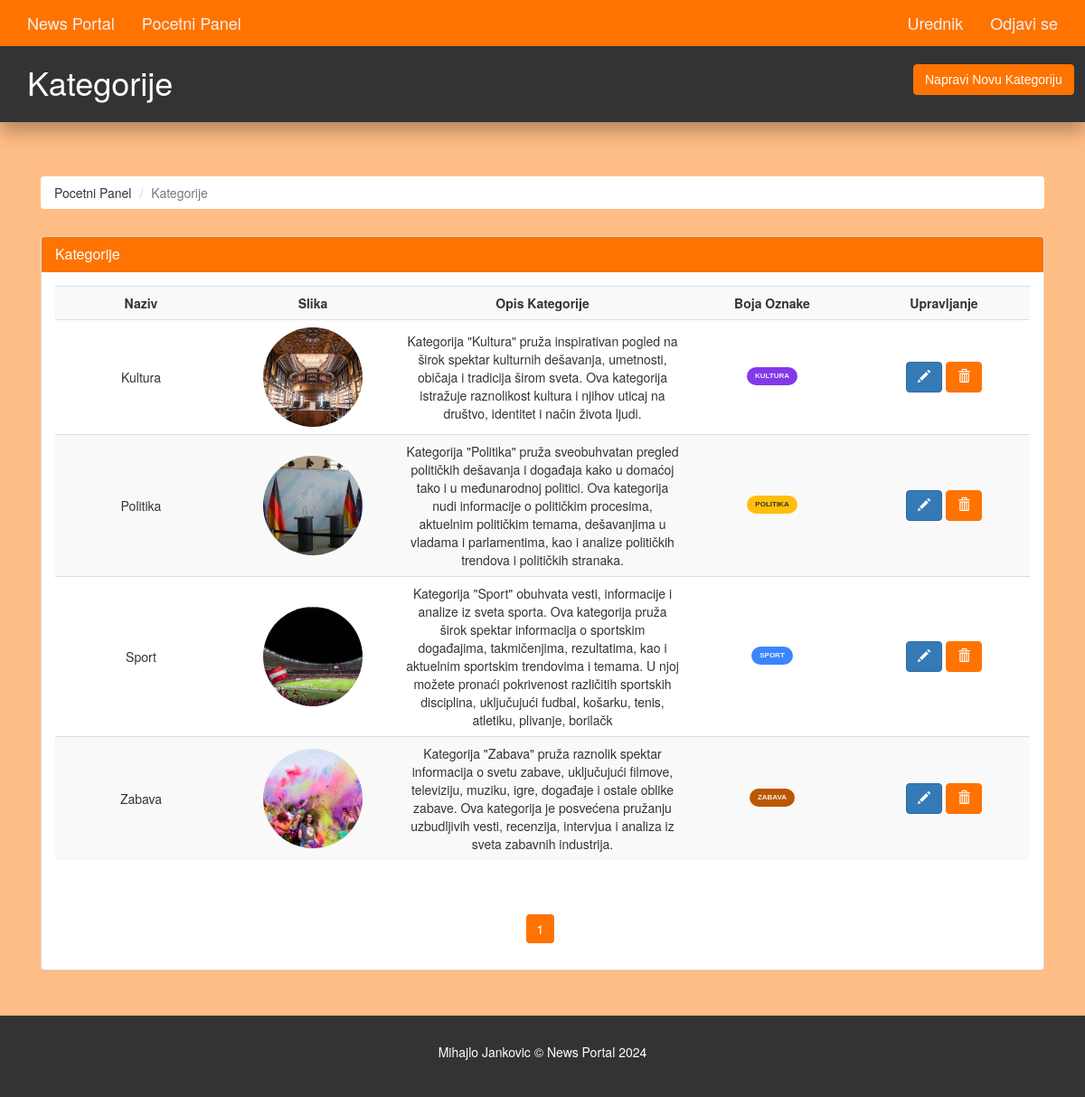
Screenshot of /admin/categories.php (signed in) with the database file from the repository.
### tables this page shows
CREATE TABLE `category` (
  `category_id` int(11) NOT NULL,
  `category_name` varchar(45) NOT NULL,
  `category_color` varchar(35) NOT NULL,
  `category_image` varchar(250) NOT NULL,
  `category_description` varchar(350) NOT NULL
);

### admin/categories.php (the view, shortened to what this page needs)
<?php
require('./includes/nav.inc.php');
?>
<section id="breadcrumb">
  <div class="container">
    <ol class="breadcrumb">
      <li><a href="./index.php">Pocetni Panel</a></li>
      <li class="active">Kategorije</li>
    </ol>
  </div>
</section>
<section id="main">
  <div class="container">
    <div class="col-md-12">
      <?php
        $limit = 5;
        if(isset($_GET['page'])) {
          $page = $_GET['page'];
        } else {
          $page = 1;
        }
        $offset = ($page - 1) * $limit;
        $sql = "SELECT *
                FROM category
                ORDER BY category_name ASC
                LIMIT {$offset},{$limit}";
        $result = mysqli_query($con, $sql);
        $row = mysqli_num_rows($result);
      ?>
      <div class="panel panel-default">
        <div class="panel-heading main-color-bg">
          <h3 class="panel-title">Kategorije</h3>
        </div>
        <div class="panel-body">
          <table class="table table-striped table-hover article-list">
            <tr>
              <th style="min-width: 80px; text-align:center">Naziv</th>
              <th style="min-width: 100px">Slika</th>
              <th style="min-width: 280px">Opis Kategorije</th>
              <th style="min-width: 20px">Boja Oznake</th>
              <th style="min-width: 20px">Upravljanje</th>
            </tr>
            <?php
                if($row > 0) {
                  while($data = mysqli_fetch_assoc($result)) {
                    $category_name = $data['category_name'];
                    $category_id = $data['category_id'];
                    $category_desc = $data['category_description'];
                    $category_image = $data['category_image'];
                    $category_color = $data['category_color'];
                    echo '
                      <tr>
                        <td style="text-align:center;">
                          '.$category_name.'
                        </td>
                        <td>
                          <img src="../assets/images/category/'.$category_image.'" />
                        </td>
                        <td>
                          '.$category_desc.'
                        </td>
                        <td>
                          <div class="tag '.$category_color.'">'.$category_name.'</div>
                        </td>
                        <td>
                          <a class="btn btn-primary" href="./edit-category.php?id='.$category_id.'">
                            <span class="glyphicon glyphicon-pencil"></span>
                          </a>
                          <a class="btn btn-danger" href="./delete-category.php?id='.$category_id.'">
                            <span class="glyphicon glyphicon-trash"></span>
                          </a>
                        </td>
                      </tr>
                    ';
                  }
                }
              ?>
          </table>
        </div>
        <div class="text-center">
          <ul class="pagination pg-red">
            <?php
              $paginationQuery = "SELECT * FROM category";
              $paginationResult = mysqli_query($con, $paginationQuery);
              if(mysqli_num_rows($paginationResult) > 0) {
                $total_categories = mysqli_num_rows($paginationResult);
                $total_page = ceil($total_categories / $limit);
                for($i = 1; $i <= $total_page; $i++) {
                  $active = "";
                  if($i == $page) {
                    $active = "active";
                  }
                  echo '<li class="page-item '.$active.'"><a href="./categories.php?page='.$i.'" class="page-link">'.$i.'</a></li>';
                }
              }
            ?>
          </ul>
        </div>
      </div>
    </div>
  </div>
</section>
<?php
  require('./includes/footer.inc.php')
?>

### assets/css/partials/4-component.css (style rules this page uses)
.container { width: 100%; padding-right: 15px; padding-left: 15px; margin-right: auto; margin-left: auto; }
.tag { display: inline-block; font-family: var(--ff-nunito); font-size: var(--ts-sml); font-weight: 800; text-transform: uppercase; color: var(--light-color); padding: 0.4rem 0.9rem; border-radius: 14px; margin-bottom: 0.5rem; }
.tag-yellow { color: var(--black-color); background: var(--tag-yellow-color); }
.tag-orange { background: var(--tag-orange-color); }
.tag-purple { background: var(--tag-purple-color); }
.tag-blue { background: var(--tag-blue-color); }
.btn { display: inline-block; border: none; background: var(--dark-color); color: #fff; text-decoration: none; font-family: var(--ff-nunito); padding: 0.5rem 0.75rem; border-radius: var(--border-radius); transition: all 200ms ease-in-out; }
.btn-primary { background: #ff7300; }
.pagination { display: inline-block; }
.pagination a { float: left; padding: 8px 16px; margin: 2px; transition: all 200ms ease-in-out; }

### assets/css/admin/style.css (style rules this page uses)
body { background: #ffbd86; }
.btn-danger { color: #fff; background-color: #ff7300; border-color: #ff7300; }
.main-color-bg { background-color: #ff7300 !important; border-color: #ff7300 !important; color: #ffffff !important; }
.breadcrumb { margin: 30px 15px; background: #fff; color: #333333; }
.breadcrumb a { color: #333333; }
.article-list td img { border-radius: 50%; object-fit: cover; height: 11rem; text-align: left; width: 11rem; }
.article-list td:not(:first-child), .article-list th:not(:first-child) { text-align: center; }
.article-list th, .article-list td { min-width: 190px; vertical-align: middle !important; }
.pagination>li>a, .pagination>li>span { border-radius: var(--border-radius); margin: 5px; border: none; color: #ff7300; cursor: pointer; }
.pagination>.active>a, .pagination>.active>a:focus, .pagination>.active>a:hover, .pagination>.active>span, .pagination>.active>span:focus, .pagination>.active>span:hover { z-index: 3; color: #fff; cursor: default; background-color: #ff7300; border-color: none; }
#main { min-height: 70.5vh; }

### assets/css/partials/1-variables.css (style rules this page uses)
:root { --primary-color: #ff7300; --secondary-color: #f99500; --light-color: #f1f1f1; --dark-color: #50514f; --black-color: #333333; --tag-trend-color: #fa163f; --tag-yellow-color: #ffbe0b; --tag-purple-color: #8338ec; --tag-blue-color: #3a86ff; --tag-green-color: #00ff73; --tag-orange-color: #bb5700; --tag-pink-color: #ff0a54; --tag-brown-color: #663f3f; --tag-red-color: #ff0000; --tag-black-color: #000000; --tag-dark-color: #000083; --tag-mint-color: #00e8d1; --hover-color: #ee4444; --active-color: #b90615; --ts-vs: 0.56rem; --ts-sml: 0.8rem; --ts-md: 1.1rem; --ts-lg: 1.25rem; --hs-vs: 1.3rem; --hs-sml: 2rem; --hs-md: 2.5rem; --hs-lg: 3rem; --ff-monts: "Montserrat", sans-serif; --ff-nunito: "Nunito Sans", sans-serif; --ff-noto: "Noto Serif", serif; --ff-robo: "Roboto", sans-serif; --border-radius: 5px; }

### rows the page displays
category: category_name "Kultura", category_image (picture), category_description "Kategorija \"Kultura\" pruža inspirativan pogled na širok spektar kulturnih dešavanja, umetnosti, običaja i tradicija širom sveta. Ova kategorija istražuje raznolikost kultura i njihov uticaj na društvo, identitet i način života ljudi.", category_name "KULTURA"
category: category_name "Politika", category_image (picture), category_description "Kategorija \"Politika\" pruža sveobuhvatan pregled političkih dešavanja i događaja kako u domaćoj tako i u međunarodnoj politici. Ova kategorija nudi informacije o političkim procesima, aktuelnim političkim temama, dešavanjima u vladama i parlamentima, kao i analize političkih trendova i političkih stranaka.", category_name "POLITIKA"
category: category_name "Sport", category_image (picture), category_description "Kategorija \"Sport\" obuhvata vesti, informacije i analize iz sveta sporta. Ova kategorija pruža širok spektar informacija o sportskim događajima, takmičenjima, rezultatima, kao i aktuelnim sportskim trendovima i temama. U njoj možete pronaći pokrivenost različitih sportskih disciplina, uključujući fudbal, košarku, tenis, atletiku, plivanje, borilačk", category_name "SPORT"
category: category_name "Zabava", category_image (picture), category_description "Kategorija \"Zabava\" pruža raznolik spektar informacija o svetu zabave, uključujući filmove, televiziju, muziku, igre, događaje i ostale oblike zabave. Ova kategorija je posvećena pružanju uzbudljivih vesti, recenzija, intervjua i analiza iz sveta zabavnih industrija.", category_name "ZABAVA"

### other values shown
$admin_name "Urednik"
$page_title "Kategorije"
